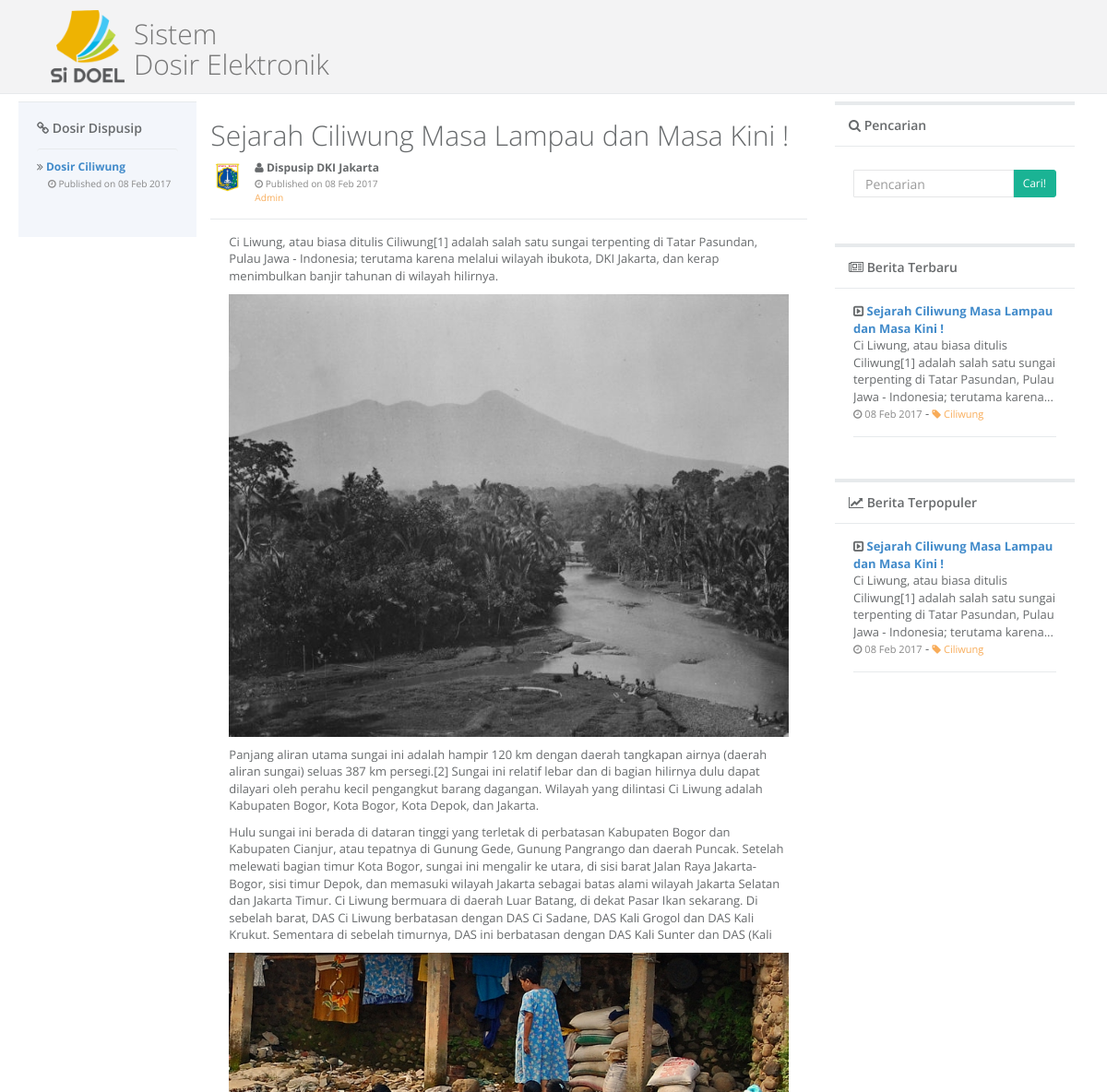
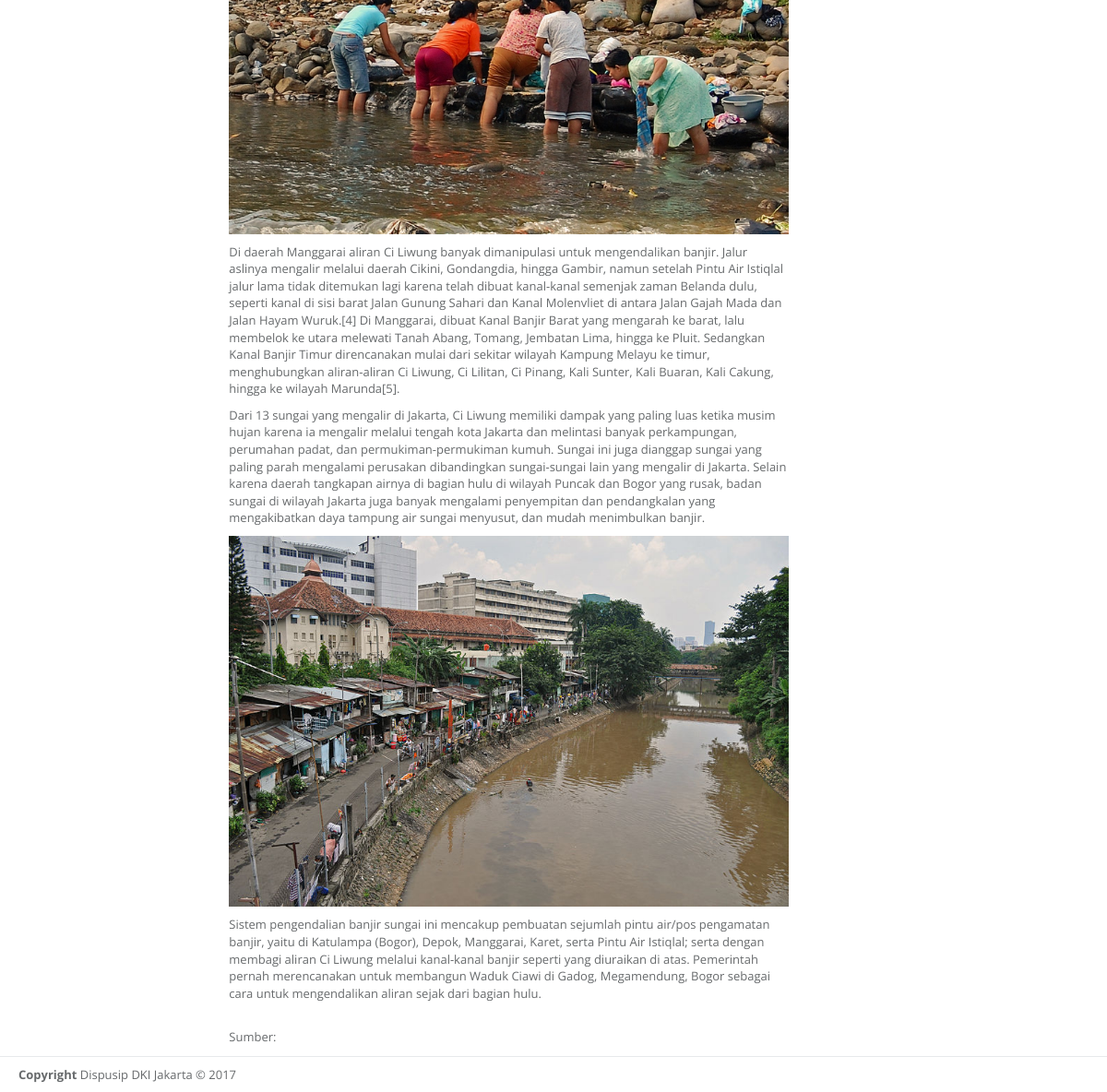
The page / on the database its author committed (2 pictures, top to bottom).
### tables this page shows
CREATE TABLE `tbl_artikel` (
  `sid` varchar(36) NOT NULL,
  `tanggal` date NOT NULL,
  `judul` varchar(100) NOT NULL,
  `author` varchar(100) NOT NULL,
  `isi` text NOT NULL,
  `category` varchar(50) NOT NULL,
  `cover` varchar(50) DEFAULT NULL,
  `viewed` int(5) DEFAULT '0',
  `is_publish` tinyint(1) NOT NULL DEFAULT '0'
);

### config/configuration.php (called while the page is built, shortened)
<?php
    function get_tanggal($tanggal) {
        $day = date('d', strtotime($tanggal));
        $year = date('Y', strtotime($tanggal));
        $month = date('M', strtotime($tanggal));
        $monthList = array(
            "Jan" => "Jan",
            "Feb" => "Feb",
            "Mar" => "Mar",
            "Apr" => "Apr",
            "May" => "Mei",
            "Jun" => "Jun",
            "Jul" => "Jul",
            "Aug" => "Ags",
            "Sep" => "Sep",
            "Oct" => "Okt",
            "Nov" => "Nov",
            "Dec" => "Des"
        );
        return $day." ".$monthList[$month]." ".$year;
    }
    function trim_text($input, $length, $ellipses = true, $strip_html = true) {
        if ($strip_html) {
            $input = strip_tags($input);
        }
        $last_space = strrpos(substr($input, 0, $length), ' ');
        $trimmed_text = substr($input, 0, $last_space);
        if ($ellipses) {
            $trimmed_text .= '...';
        }
        return $trimmed_text;
    }
?>

### form/templates/container_right.php (the view)
<div class="row">
    <div class="col-lg-12">
        <div class="ibox float-e-margins">
            <div class="ibox-title">
                <h5><i class="fa fa-search"></i> Pencarian</h5>
            </div>
            <div class="ibox-content">
                <div class="search-form">
                    <form action="" method="post">
                        <div class="input-group">
                            <input type="text" placeholder="Pencarian" name="txt_search" value="<?php echo $txtSearch;?>" class="input-sm form-control">
                            <span class="input-group-btn">
                            <button type="submit" class="btn btn-sm btn-primary" name="searching"> Cari!</button> </span>
                        </div>
                    </form>
                </div>
            </div>
        </div>
    </div>
    <div class="col-lg-12">
        <div class="ibox float-e-margins">
            <div class="ibox-title">
                <h5><i class="fa fa-newspaper-o"></i> Berita Terbaru</h5>
            </div>
            <div class="ibox-content">
                <div class="feed-activity-list">
                <?php
                    $sql = mysqli_query($conn, "SELECT * FROM tbl_artikel WHERE is_publish = 1 order by tanggal desc LIMIT 5");
                    while($arr = mysqli_fetch_array($sql)) {
                ?>
                    <div class="feed-element">
                        <div>
                            <i class="fa fa-caret-square-o-right"></i>
                            <strong><a href="?p=detail&id=<?php echo $arr['sid'];?>"><?php echo $arr['judul']?></a></strong>
                            <div><?php echo trim_text(htmlspecialchars_decode($arr['isi']), 150);?></div>
                            <small class="text-muted"><i class="fa fa-clock-o"></i> <?php echo get_tanggal($arr['tanggal'])?></small> -
                            <small class="text-warning"><a href="?p=category-detail&category=<?php echo $arr['category']?>" class="text-warning"><i class="fa fa-tag"></i> <?php echo $arr['category']?></a></small>
                        </div>
                    </div>
                    <?php } ?>
                </div>
            </div>
        </div>
    </div>
    <div class="col-lg-12">
        <div class="ibox float-e-margins">
            <div class="ibox-title">
                <h5><i class="fa fa-line-chart"></i> Berita Terpopuler</h5>
            </div>
            <div class="ibox-content">
                <div class="feed-activity-list">
                <?php
                    $sql = mysqli_query($conn, "SELECT * FROM tbl_artikel WHERE is_publish = 1 order by viewed desc LIMIT 5");
                    while($arr = mysqli_fetch_array($sql)) {
                ?>
                    <div class="feed-element">
                        <div>
                            <i class="fa fa-caret-square-o-right"></i>
                            <strong><a href="?p=detail&id=<?php echo $arr['sid'];?>"><?php echo $arr['judul']?></a></strong>
                            <div><?php echo trim_text(htmlspecialchars_decode($arr['isi']), 150);?></div>
                            <small class="text-muted"><i class="fa fa-clock-o"></i> <?php echo get_tanggal($arr['tanggal'])?></small> -
                            <small class="text-warning"><a href="?p=category-detail&category=<?php echo $arr['category']?>" class="text-warning"><i class="fa fa-tag"></i> <?php echo $arr['category']?></a></small>
                        </div>
                    </div>
                    <?php } ?>
                </div>
            </div>
        </div>
    </div>
</div>

### form/templates/container_left.php
<h4><i class="fa fa-link"></i> Dosir Dispusip</h4>
<ul class="list-group clear-list m-t">
	<?php
	    $sql = mysqli_query($conn, "SELECT * FROM tbl_artikel WHERE is_publish = 1 group by category order by viewed desc, tanggal desc, judul desc LIMIT 15");
	    while($arr = mysqli_fetch_array($sql)) {
	?>
     <li class="list-group-item">
        <div class="dropdown-messages-box">
            <div class="media-body">
                <i class="fa fa-angle-double-right"></i>
                <strong> <a href="?p=dosir-detail&dosir=<?php echo $arr['category'];?>">Dosir <?php echo $arr['category']; ?> </a></strong><br>
                &emsp;<small class="text-muted"><i class="fa fa-clock-o"></i> Published on <?php echo get_tanggal($arr['tanggal'])?></small>
            </div>
        </div>
    <?php } ?>
    </li>
</ul>

### form/public/home.php
<?php
    $sql = mysqli_query($conn, "SELECT * FROM tbl_artikel where is_publish = 1 ORDER BY tanggal desc LIMIT 5");
    while($arr = mysqli_fetch_array($sql)) {
?>
<div class="feed-element">
    <h1><?php echo htmlspecialchars_decode($arr['judul']);?></h1>
    <a href="#" class="pull-left">
        <img alt="image" class="img-circle" src="images/avatar-bpad.jpg">
    </a>
    <div class="media-body ">
        <i class="fa fa-user"></i>
        <strong>Dispusip DKI Jakarta</strong><br>
        <small class="text-muted"> <i class="fa fa-clock-o"></i> Published on <?php echo get_tanggal($arr['tanggal'])?></small><br />
        <small class="pull-left text-warning">Admin</small>
    </div>
</div>
<div class="ibox-content">
    <?php echo htmlspecialchars_decode($arr['isi']);?>
    <br />
    <p>
    	Sumber: <?php echo $arr['sumber']?>
    </p>
</div>
<?php } ?>

### css/default.css (style rules this page uses)
.body-content { padding-top: 90px !important; }

### rows shown on the page
tbl_artikel: category "Ciliwung", tanggal "08 Feb 2017", judul "Sejarah Ciliwung Masa Lampau dan Masa Kini !", isi "Ci Liwung, atau biasa ditulis Ciliwung[1] adalah salah satu sungai terpenting di Tatar Pasundan, Pulau Jawa - Indonesia; terutama karena melalui wilayah ibukota, DKI Jakarta, dan kerap menimbulkan banjir tahunan di wilayah hilirnya. Panjang aliran utama sungai ini adalah hampir 120 km dengan daerah tangkapan airnya (daerah aliran sungai) seluas 387 km persegi.[2] Sungai ini relatif lebar dan di bagian hilirnya dulu dapat dilayari oleh perahu kecil pengangkut barang dagangan. Wilayah yang dilintasi Ci Liwung adalah Kabupaten Bogor, Kota Bogor, Kota Depok, dan Jakarta. Hulu sungai ini berada di dataran tinggi yang terletak di perbatasan Kabupaten Bogor dan Kabupaten Cianjur, atau tepatnya di…", isi (picture), isi "Ci Liwung, atau biasa ditulis Ciliwung[1] adalah salah satu sungai terpenting di Tatar Pasundan, Pulau Jawa - Indonesia; terutama karena..."
